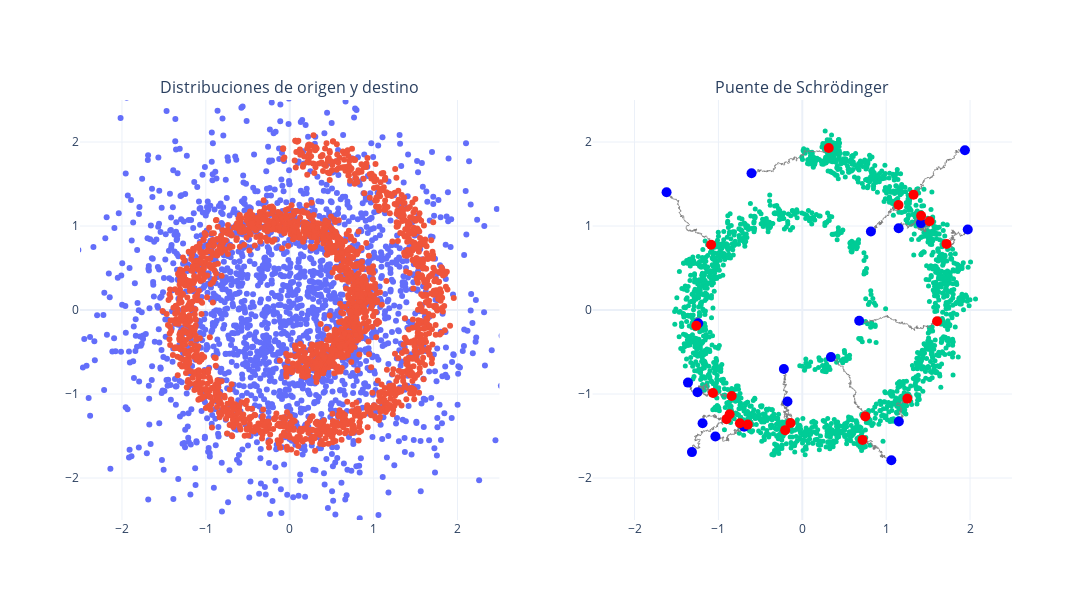

The notebook cell saved with this chart:
### Markdown cell above
#### Testing

### Code cell
def create_scatter(x, y, mode='markers', **kwargs):
    return go.Scatter(x=x, y=y, mode=mode, **kwargs)

def plot_samples_and_bridge(p0_samples, p1_samples, y_pred, p0_bridge, p1_bridge, trajectory):
    fig = make_subplots(rows=1, cols=2, subplot_titles=('Distribuciones de origen y destino', 'Puente de Schrödinger'))
    
    # Input/target
    fig.add_trace(create_scatter(p0_samples[:, 0], p0_samples[:, 1]), row=1, col=1)
    fig.add_trace(create_scatter(p1_samples[:, 0], p1_samples[:, 1]), row=1, col=1)

    fig.add_trace(create_scatter(y_pred[:, 0], y_pred[:, 1], marker=dict(size=5)), row=1, col=2)

    # Bridge
    for traj in trajectory:
        fig.add_trace(create_scatter(traj[:, 0], traj[:, 1], mode='lines', line=dict(width=0.8, color='gray')), row=1, col=2)
    
    # Fitting
    fig.add_trace(create_scatter(p0_bridge[:, 0], p0_bridge[:, 1], marker=dict(size=10, color='blue')), row=1, col=2)
    fig.add_trace(create_scatter(p1_bridge[:, 0], p1_bridge[:, 1], marker=dict(size=10, color='red')), row=1, col=2)
    
    fig.update_layout(height=600, width=1200, showlegend=False, template='plotly_white')
    fig.update_xaxes(range=[-2.5, 2.5])
    fig.update_yaxes(range=[-2.5, 2.5])
    
    return fig

# Generar muestras
eot_samples, bridge_samples = 2048, 20
p0_samples = toy_x_sampler.sample(eot_samples)
p1_samples = toy_y_sampler.sample(eot_samples)
y_pred = toy_model(p0_samples)

# Generar puente de Schrödinger
p0_bridge = 4 * torch.rand([bridge_samples, 2]) - 2
trajectory = toy_model.sample_euler_maruyama(p0_bridge, 1000)
p1_bridge = trajectory[:, -1, :]

# Crear y mostrar el gráfico
fig = plot_samples_and_bridge(p0_samples, p1_samples, y_pred, p0_bridge, p1_bridge, trajectory)
fig.show()
fig.write_image('images/eot_sbp/light_sbp.pdf')

### Figure 1 — Plotly figure (JSON) as saved in the notebook; plotly's stock layout.template omitted (floating-point values rounded to 4 significant figures; data arrays with more than 128 entries replaced by an {"elided": "..."} marker saying what was removed)
{"data": [{"mode": "markers", "type": "scatter", "x": {"elided": "2048 float values"}, "xaxis": "x", "y": {"elided": "2048 float values"}, "yaxis": "y"}, {"mode": "markers", "type": "scatter", "x": {"elided": "2048 float values"}, "xaxis": "x", "y": {"elided": "2048 float values"}, "yaxis": "y"}, {"marker": {"size": 5}, "mode": "markers", "type": "scatter", "x": {"elided": "2048 float values"}, "xaxis": "x2", "y": {"elided": "2048 float values"}, "yaxis": "y2"}, {"line": {"color": "gray", "width": 0.8}, "mode": "lines", "type": "scatter", "x": {"elided": "1001 float values"}, "xaxis": "x2", "y": {"elided": "1001 float values"}, "yaxis": "y2"}, {"line": {"color": "gray", "width": 0.8}, "mode": "lines", "type": "scatter", "x": {"elided": "1001 float values"}, "xaxis": "x2", "y": {"elided": "1001 float values"}, "yaxis": "y2"}, {"line": {"color": "gray", "width": 0.8}, "mode": "lines", "type": "scatter", "x": {"elided": "1001 float values"}, "xaxis": "x2", "y": {"elided": "1001 float values"}, "yaxis": "y2"}, {"line": {"color": "gray", "width": 0.8}, "mode": "lines", "type": "scatter", "x": {"elided": "1001 float values"}, "xaxis": "x2", "y": {"elided": "1001 float values"}, "yaxis": "y2"}, {"line": {"color": "gray", "width": 0.8}, "mode": "lines", "type": "scatter", "x": {"elided": "1001 float values"}, "xaxis": "x2", "y": {"elided": "1001 float values"}, "yaxis": "y2"}, {"line": {"color": "gray", "width": 0.8}, "mode": "lines", "type": "scatter", "x": {"elided": "1001 float values"}, "xaxis": "x2", "y": {"elided": "1001 float values"}, "yaxis": "y2"}, {"line": {"color": "gray", "width": 0.8}, "mode": "lines", "type": "scatter", "x": {"elided": "1001 float values"}, "xaxis": "x2", "y": {"elided": "1001 float values"}, "yaxis": "y2"}, {"line": {"color": "gray", "width": 0.8}, "mode": "lines", "type": "scatter", "x": {"elided": "1001 float values"}, "xaxis": "x2", "y": {"elided": "1001 float values"}, "yaxis": "y2"}, {"line": {"color": "gray", "width": 0.8}, "mode": "lines", "type": "scatter", "x": {"elided": "1001 float values"}, "xaxis": "x2", "y": {"elided": "1001 float values"}, "yaxis": "y2"}, {"line": {"color": "gray", "width": 0.8}, "mode": "lines", "type": "scatter", "x": {"elided": "1001 float values"}, "xaxis": "x2", "y": {"elided": "1001 float values"}, "yaxis": "y2"}, {"line": {"color": "gray", "width": 0.8}, "mode": "lines", "type": "scatter", "x": {"elided": "1001 float values"}, "xaxis": "x2", "y": {"elided": "1001 float values"}, "yaxis": "y2"}, {"line": {"color": "gray", "width": 0.8}, "mode": "lines", "type": "scatter", "x": {"elided": "1001 float values"}, "xaxis": "x2", "y": {"elided": "1001 float values"}, "yaxis": "y2"}, {"line": {"color": "gray", "width": 0.8}, "mode": "lines", "type": "scatter", "x": {"elided": "1001 float values"}, "xaxis": "x2", "y": {"elided": "1001 float values"}, "yaxis": "y2"}, {"line": {"color": "gray", "width": 0.8}, "mode": "lines", "type": "scatter", "x": {"elided": "1001 float values"}, "xaxis": "x2", "y": {"elided": "1001 float values"}, "yaxis": "y2"}, {"line": {"color": "gray", "width": 0.8}, "mode": "lines", "type": "scatter", "x": {"elided": "1001 float values"}, "xaxis": "x2", "y": {"elided": "1001 float values"}, "yaxis": "y2"}, {"line": {"color": "gray", "width": 0.8}, "mode": "lines", "type": "scatter", "x": {"elided": "1001 float values"}, "xaxis": "x2", "y": {"elided": "1001 float values"}, "yaxis": "y2"}, {"line": {"color": "gray", "width": 0.8}, "mode": "lines", "type": "scatter", "x": {"elided": "1001 float values"}, "xaxis": "x2", "y": {"elided": "1001 float values"}, "yaxis": "y2"}, {"line": {"color": "gray", "width": 0.8}, "mode": "lines", "type": "scatter", "x": {"elided": "1001 float values"}, "xaxis": "x2", "y": {"elided": "1001 float values"}, "yaxis": "y2"}, {"line": {"color": "gray", "width": 0.8}, "mode": "lines", "type": "scatter", "x": {"elided": "1001 float values"}, "xaxis": "x2", "y": {"elided": "1001 float values"}, "yaxis": "y2"}, {"line": {"color": "gray", "width": 0.8}, "mode": "lines", "type": "scatter", "x": {"elided": "1001 float values"}, "xaxis": "x2", "y": {"elided": "1001 float values"}, "yaxis": "y2"}, {"marker": {"color": "blue", "size": 10}, "mode": "markers", "type": "scatter", "x": [-0.6051, 1.148, -0.2199, -1.241, 0.3416, 0.8178, 1.062, 1.151, 1.939, -1.249, -0.6931, -1.189, -0.1769, 1.973, -1.036, -1.363, 0.6784, -1.618, -1.316, 1.415], "xaxis": "x2", "y": [1.627, 0.9739, -0.7021, -0.1589, -0.5606, 0.9336, -1.79, -1.327, 1.902, -0.9783, -1.391, -1.349, -1.088, 0.9582, -1.507, -0.8643, -0.1279, 1.402, -1.692, 1.035], "yaxis": "y2"}, {"marker": {"color": "red", "size": 10}, "mode": "markers", "type": "scatter", "x": [0.3154, 1.417, -0.1403, -1.264, 0.7518, 1.147, 0.7181, 1.252, 1.326, -0.8415, -0.6499, -0.8663, -0.2041, 1.719, -0.7435, -1.065, 1.607, -1.087, -0.9035, 1.517], "xaxis": "x2", "y": [1.928, 1.122, -1.345, -0.1882, -1.267, 1.25, -1.547, -1.055, 1.372, -1.023, -1.364, -1.241, -1.43, 0.7867, -1.348, -0.9885, -0.1335, 0.7762, -1.299, 1.057], "yaxis": "y2"}], "layout": {"annotations": [{"font": {"size": 16}, "showarrow": false, "text": "Distribuciones de origen y destino", "x": 0.225, "xanchor": "center", "xref": "paper", "y": 1, "yanchor": "bottom", "yref": "paper"}, {"font": {"size": 16}, "showarrow": false, "text": "Puente de Schrödinger", "x": 0.775, "xanchor": "center", "xref": "paper", "y": 1, "yanchor": "bottom", "yref": "paper"}], "height": 600, "showlegend": false, "width": 1200, "xaxis": {"anchor": "y", "domain": [0, 0.45], "range": [-2.5, 2.5]}, "xaxis2": {"anchor": "y2", "domain": [0.55, 1], "range": [-2.5, 2.5]}, "yaxis": {"anchor": "x", "domain": [0, 1], "range": [-2.5, 2.5]}, "yaxis2": {"anchor": "x2", "domain": [0, 1], "range": [-2.5, 2.5]}}}
